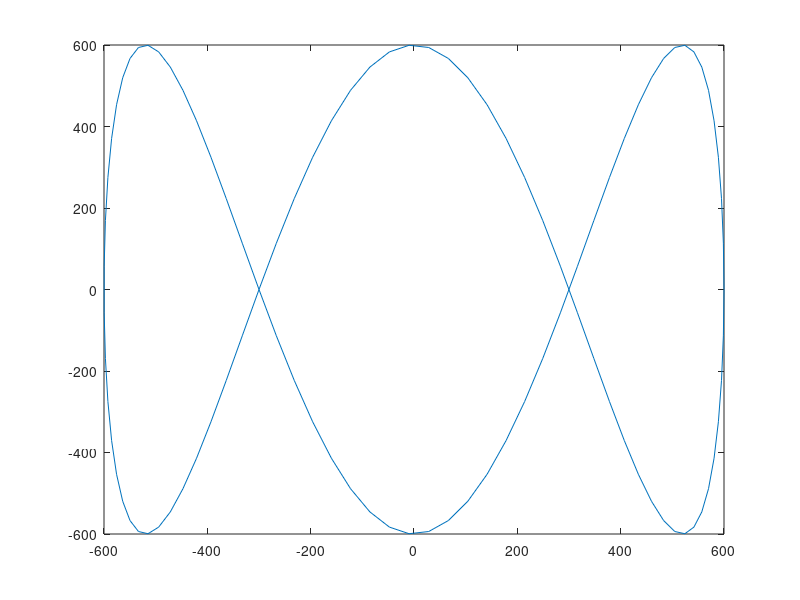
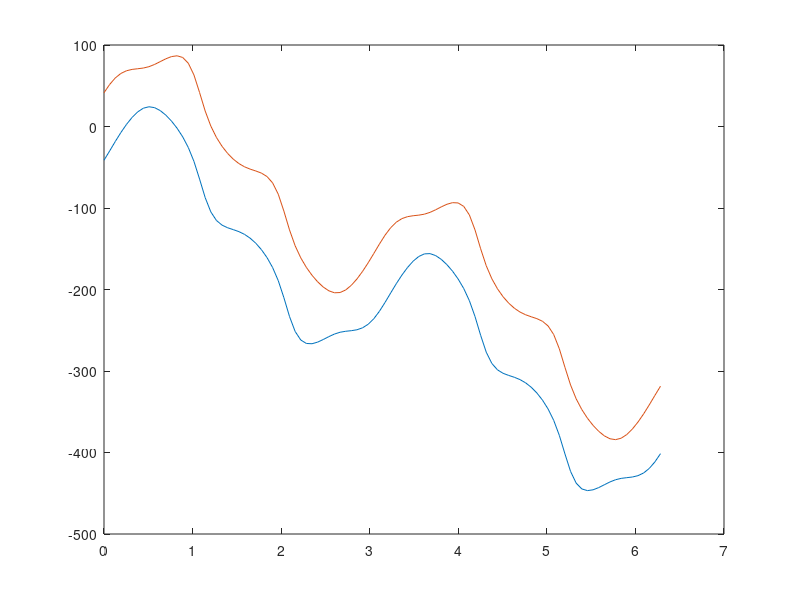
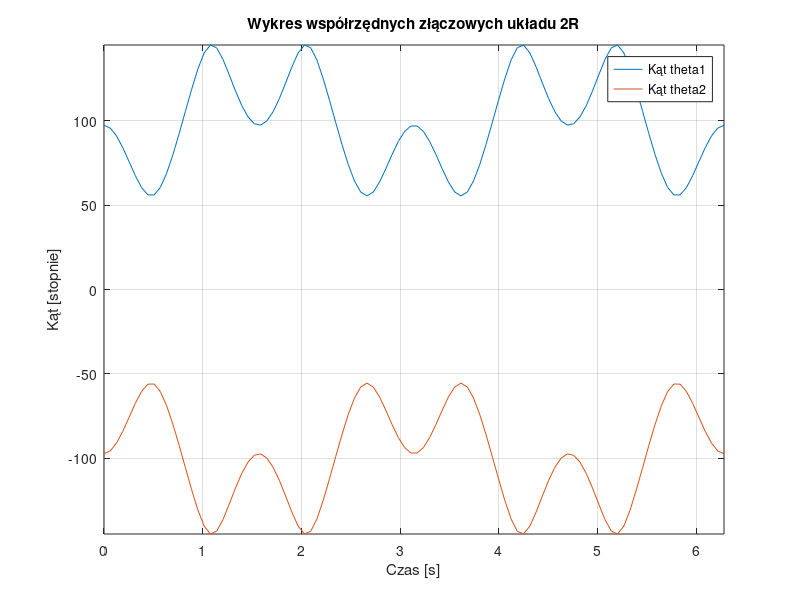

Source code (MATLAB) for these figures, in order:
clear all;
close all;
clc;
%% lissajous
PathSize=100;
t=linspace(0,2*pi,PathSize);
x=600*sin(t+pi/2);
y=600*sin(3*t);
plot(x,y)
%% zadanie odwrotne
% x=700;
% y=100;
l1=500;
l2=400;
licz1=l2.^2-l1.^2-x.^2-y.^2;
mian1=4*l1.^2*(x.^2+y.^2)-(l2.^2-l1.^2-x.^2-y.^2).^2;
th1_1=atan2(-x,y)-atan2(licz1,sqrt(mian1));
th1_2=atan2(-x,y)-atan2(licz1,-sqrt(mian1));
th2_1=atan2(y-l1*sin(th1_1),x-l1*cos(th1_1))-th1_1;
th2_2=atan2(y-l1*sin(th1_2),x-l1*cos(th1_2))-th1_2;
%% test
th1_1=unwrap(th1_1);
th1_2=unwrap(th1_2);
th2_1=unwrap(th2_1);
th2_2=unwrap(th2_2);
X=l1*cos(th1_1)+l2*cos(th1_1+th2_1);
Y=l1*sin(th1_1)+l2*sin(th1_1+th2_1);
plot(X,Y)
figure
plot(t,rad2deg(th1_1))
hold on
plot(t,rad2deg(th1_2))
hold on
figure
plot(t,rad2deg(th2_1))
hold on
plot(t,rad2deg(th2_2))
axis tight
grid on
xlabel("Czas [s]")
ylabel("Kąt [stopnie]")
legend("Kąt theta1","Kąt theta2")
title("Wykres współrzędnych złączowych układu 2R")
traj=[th1_2;th2_2];
save("traj2R.mat","traj")